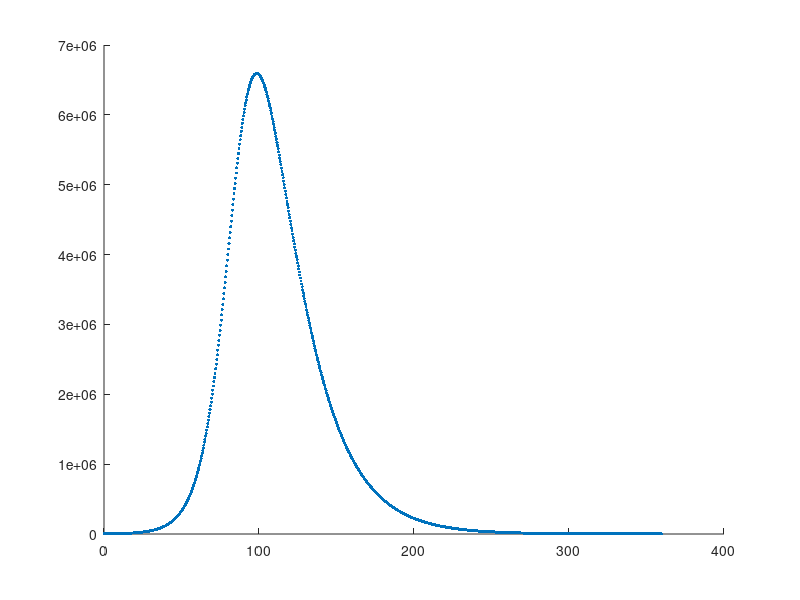

Reproduce this figure in MATLAB.
1;
close all;
clear all;
clc;

function local = RK4(fun_rhs,a,b,init_cond,n_ints)
  
  nrow = n_ints+1;
  ncol = size(init_cond)(2);
  
  local = zeros(nrow,ncol);
  
  h = (b - a)/n_ints;
  
  x = zeros(nrow,1);
  y = zeros(nrow,ncol);
  x(1) = a;
  y(1,:) = init_cond;
  
  for ii=1:n_ints
    K1 = h*fun_rhs(x(ii),y(ii,:));
    K2 = h*fun_rhs(x(ii)+0.5*h, y(ii,:)+0.5*K1);
    K3 = h*fun_rhs(x(ii)+0.5*h, y(ii,:)+0.5*K2);
    K4 = h*fun_rhs(x(ii)+h, y(ii,:)+K3);
    
    x(ii+1) = x(ii) + h;
    y(ii+1,:) = y(ii,:) + (1/6)*(K1 + 2*K2 + 2*K3 + K4);
  end
  
  local = cat(2, x, y);
end

disp('Hello');

beta = 0.2;
epsilon_e = 0.3;
epsilon_q = 0;
epsilon_j = 0.1;
mu = 0.000034;
lambda = 408.09;
p = 0;
k1 = 0.1;
k2 = 0.125;
d1 = 0.0079;
d2 = 0.0068;
sigma1 = 0.0337;
sigma2 = 0.0386;
tf = 360;
B1 = 1;
B2 = 1;
B3 = 1;
B4 = 1;
C1 = 300;
C2 = 600;

fr = @(x,y) [(lambda - (y(1)*(beta*y(4) + epsilon_e*beta*y(2) + epsilon_q*beta*y(3) + epsilon_j*beta*y(5))/(y(1)+y(2)+y(3)+y(4)+y(5)+y(6))) - mu*y(1)), (p + (y(1)*(beta*y(4) + epsilon_e*beta*y(2) + epsilon_q*beta*y(3) + epsilon_j*beta*y(5))/(y(1)+y(2)+y(3)+y(4)+y(5)+y(6))) - (k1+mu)*y(2)), (-(k2+mu)*y(3)), (k1*y(2) - (d1 + sigma1 + mu)*y(4)), (k2*y(3) - (d2 + sigma2 + mu)*y(5)), (sigma1*y(4) + sigma2*y(5) - mu*y(6))];
%fr = @(x,y) [(p + (y(1)*(beta*y(4) + epsilon_e*beta*y(2) + epsilon_q*beta*y(3) + epsilon_j*beta*y(5))/(y(1)+y(2)+y(3)+y(4))) - (k1+mu)*y(2)), ((k2+mu)*y(3)), (k1*y(2) - (d1 + sigma1 + mu)*y(4)), (k2*y(3) - (d2 + sigma2 + mu)*y(5))];

%{
fr{1} = @(x,y) (lambda - (y(1)*(beta*y(4) + epsilon_e*beta*y(2) + epsilon_q*beta*y(3) + epsilon_j*beta*y(5))/N) - mu*y(1));
fr{2} = @(x,y) (p + (y(1)*(beta*y(4) + epsilon_e*beta*y(2) + epsilon_q*beta*y(3) + epsilon_j*beta*y(5))/N) - (k1+mu)*y(2));
fr{3} = @(x,y) (k2+mu)*y(3);
fr{4} = @(x,y) (k1*y(2) - (d1 + sigma1 + mu)*y(4));
fr{5} = @(x,y) (k2*y(3) - (d2 + sigma2 + mu)*y(5));
fr{6} = @(x,y) (sigma1*y(4) + sigma2*y(5) - mu*y(6));
%}
%fa = @(x,y) [1,1];

a=-0;
b=360;
y0=[12000000,1565,292,695,326,20];
npts = 1000;
sol = RK4(fr,a,b,y0,npts);

graph = zeros(size(sol)(1),1);

for i=1:size(sol)(1)
  graph(i,1) = sol(i,3)+sol(i,4)+sol(i,5)+sol(i,6);
endfor

hold on;
scatter(sol(:,1),sol(:,3)+sol(:,4)+sol(:,5)+sol(:,6),5,'filled');
%scatter(sol(:,1),graph(:,1),5,'filled');
